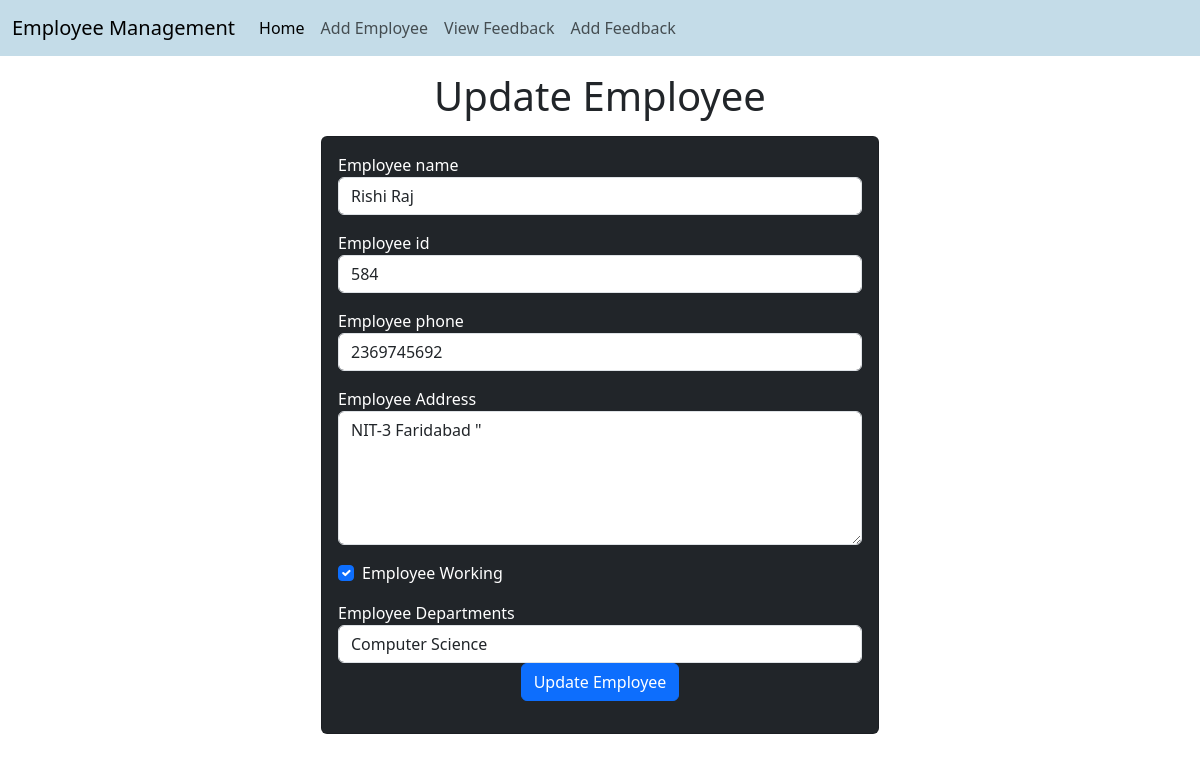
Page /emp/update-emp/19 on the committed database.
### emp/models.py (models this page shows, shortened)
class Emp(models.Model):
    name=models.CharField(max_length=200)
    emp_id=models.CharField(max_length=200)
    phone=models.CharField (max_length=10)
    address=models.CharField(max_length=200)
    working=models.BooleanField(default=False)
    department=models.CharField(max_length=100)

### emp/views.py (the view)
# urls.py: path('update-emp/<int:emp_id>',update_emp),
def update_emp(request,emp_id):
    emp=Emp.objects.get(pk=emp_id)
    return render(request,"emp/update_emp.html",{'emp':emp})

### templates/emp/update_emp.html (shortened to what this page needs)
<!doctype html>
<html lang="en">
  <head>
    <link href="https://cdn.jsdelivr.net/npm/bootstrap@5.3.0/dist/css/bootstrap.min.css" rel="stylesheet">
  </head>
  <body>
    {% include "emp/navbar.html"  %}
    <h1 class="text-center my-3">Update Employee</h1>
    <div class="container">
      <div class="row">  <div class="container">
        <div class="col-md-6 offset-md-3">
          <div class="card bg-dark text-white">
            <div class="card-body">
              <form action="/emp/do-update-emp/{{emp.id}}" method="POST">
                <div class="mb-3">
                  <label for="name"> Employee name</label>
                  <input value="{{emp.name}}" id="name" type="text" class="form-control" placeholder="Enter emp name" name="emp_name">
                </div>
                <div class="mb-3">
                  <label for="id"> Employee id</label>
                  <input id="id" value="{{emp.emp_id}}" type="text" class="form-control" placeholder="Enter emp id"name= "emp_id">
                </div>
                <div class="mb-3">
                  <label for="phone"> Employee phone </label>
                  <input id="phone" value="{{emp.phone}}" type="text" class="form-control" placeholder="Enter emp number" name="emp_phone">
                </div>
                <div class="mb-3">
                  <label for="address"> Employee Address</label>
                  <textarea name="emp_address" id="address" rows="5" class ="form-control">{{emp.address}}"</textarea>
                </div>
                <div class="mb-3 form-check">
                  <label for="working"> Employee Working</label>
                  <input  {% if emp.working %}checked{% endif %} id="working" type="checkbox" class="form-check-input"  name="emp_working" placeholder="Enter emp phone">
                </div>
                <div class="mb-3">
                  <label for="department"> Employee Departments</label>
                  <select value="{{emp.department}}" name="emp_department" id="department" class="form-control">
                  <option value="CSE"> Computer Science</option>
                </select>
                <div class="container text-center">
                  <button class="btn btn-primary">Update Employee</button>
                </div>
                </div>
              </form>
            </div>
          </div>
        </div>
      </div>
    </div>
  </body>
</html>

### rows in the picture
Emp: emp_name "Rishi Raj", emp_id "584", emp_phone "2369745692", emp_address "NIT-3 Faridabad \"", working "☑", emp_department "Computer Science"
